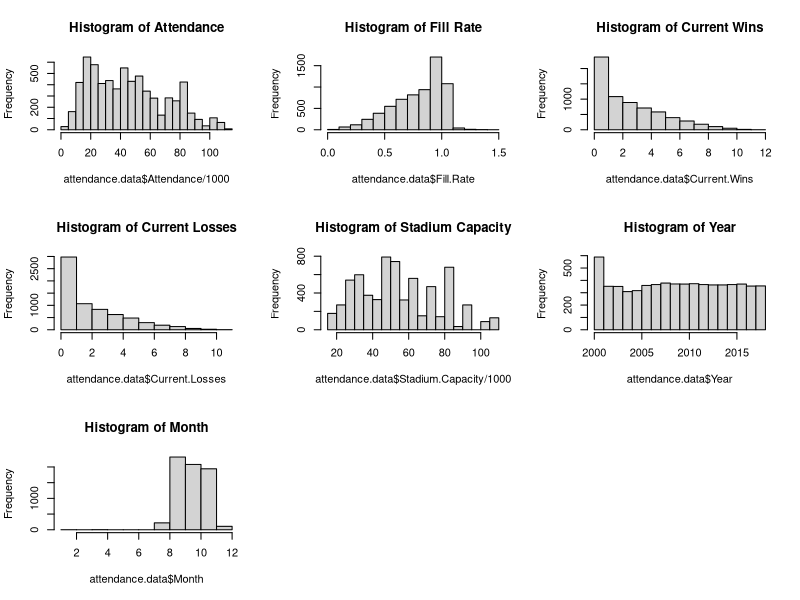
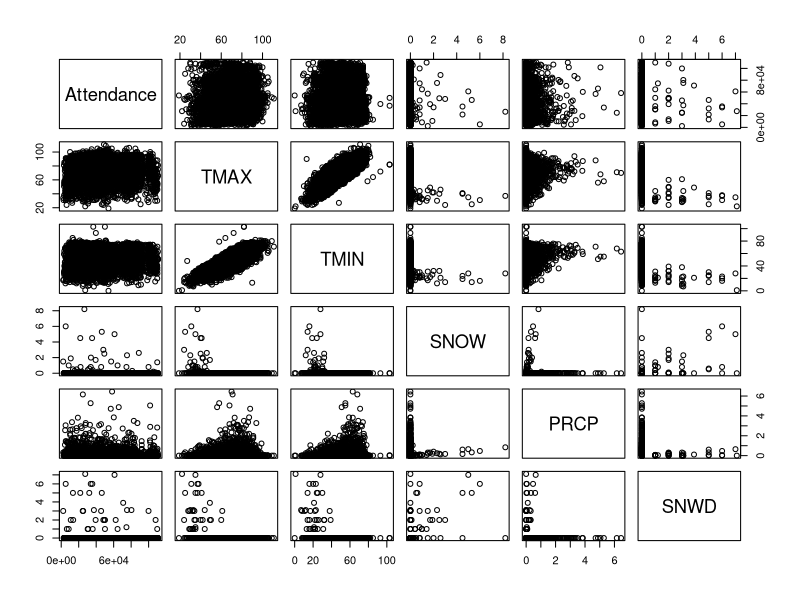
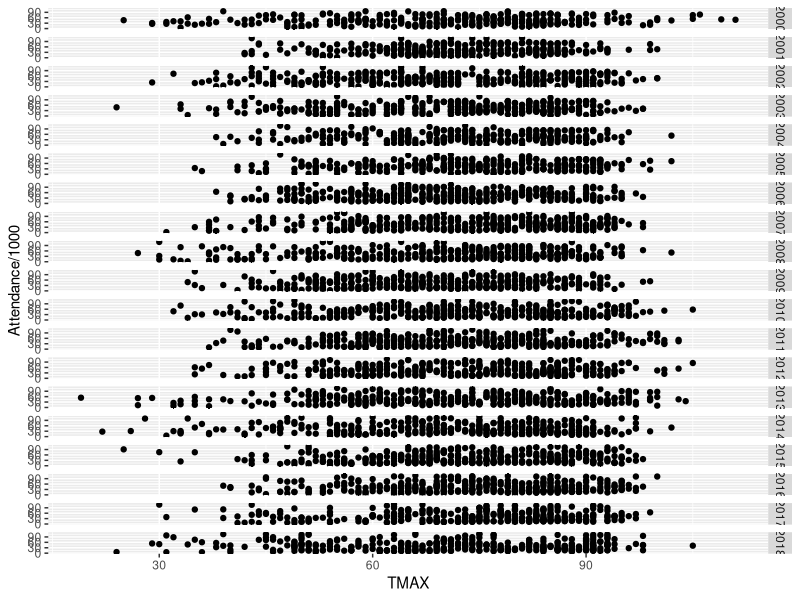
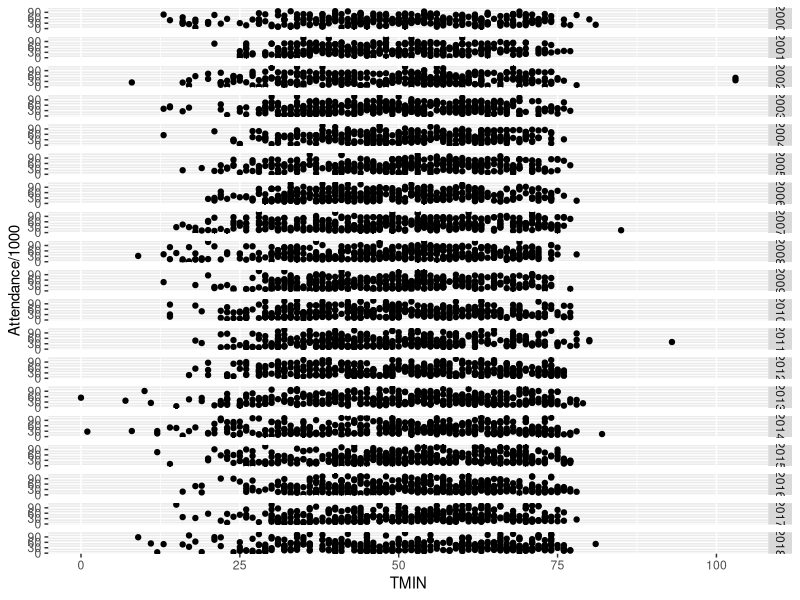
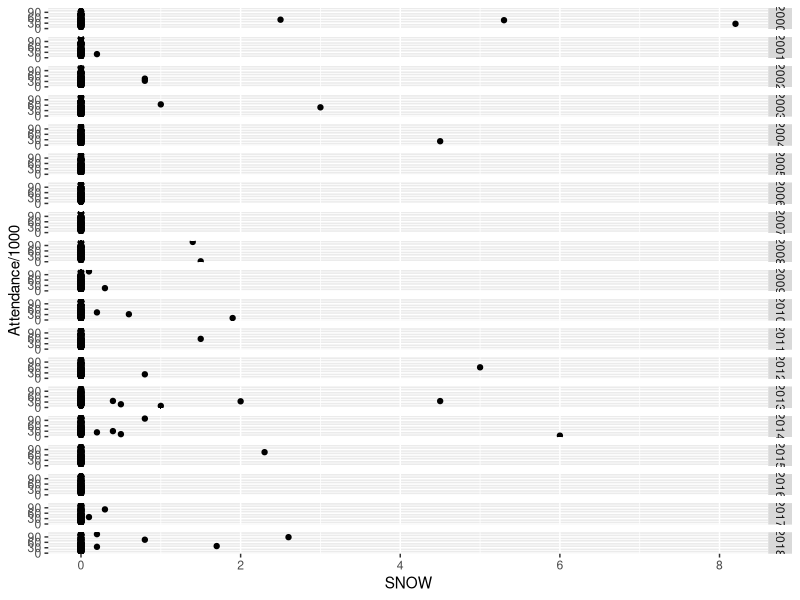
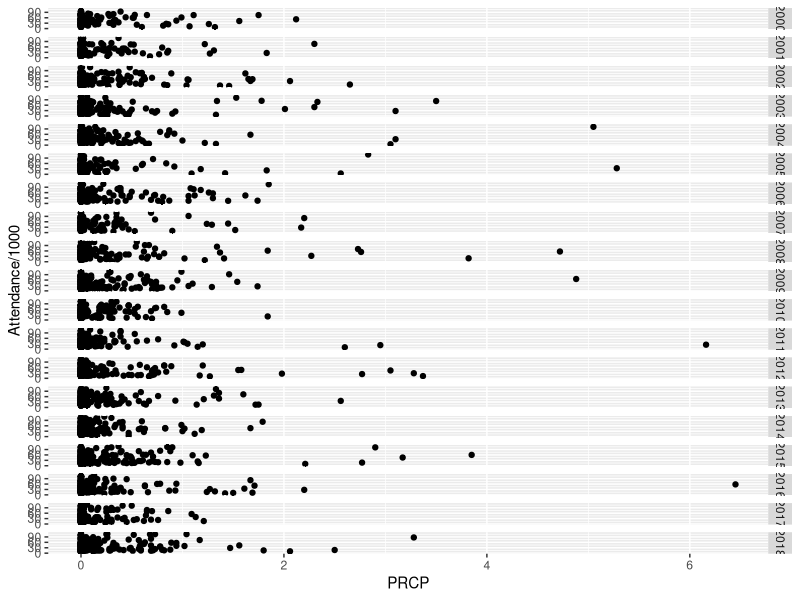
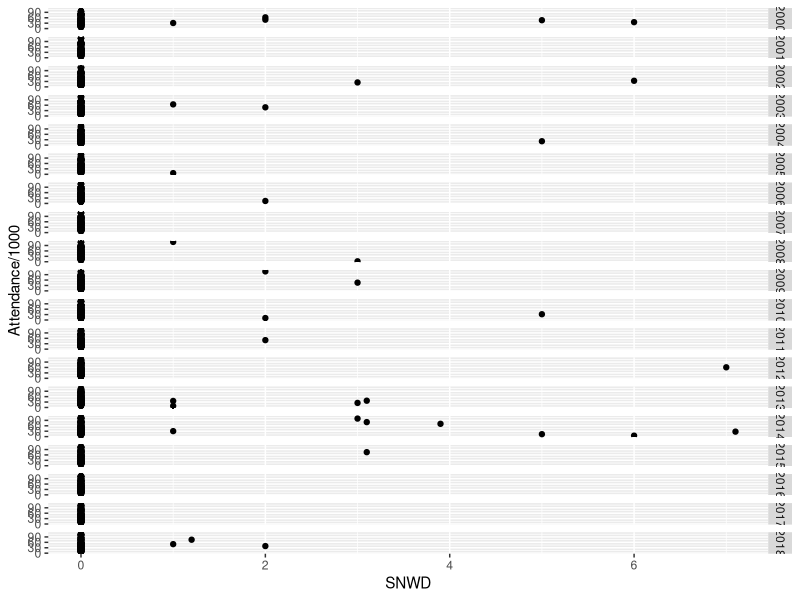
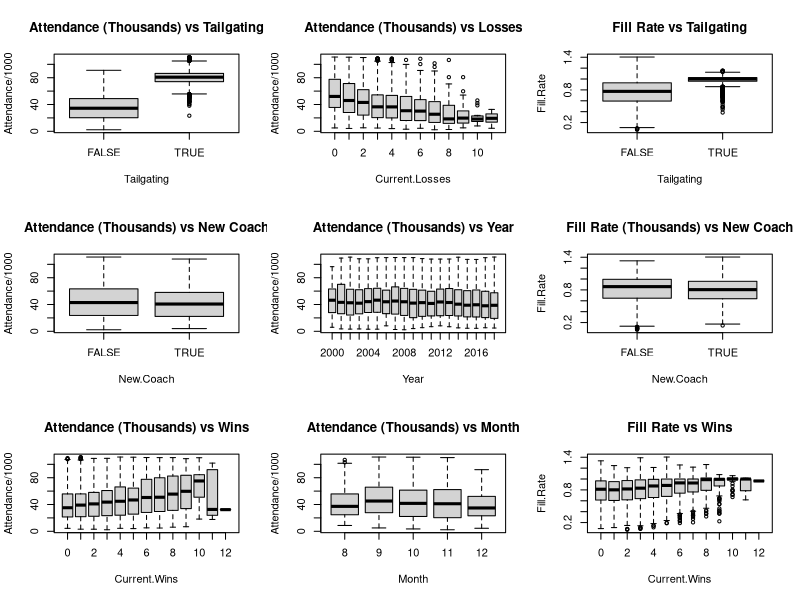

Source code (R) for these figures, in order:
## ---- chunk 1
# General set-up for the report.
# I find this useful, but you may improve upon, ignore, or remove
#  (possibly at your own peril).
# Tasks accomplished:
# Don't print out code
# Save results so that code blocks aren't re-run unless code
# changes (cache), _or_ a relevant earlier code block changed (autodep),
# don't clutter R output with messages or warnings (message, warning)
library(MASS)
library(knitr)
library(tidyverse)
library(dplyr)
library(ggthemes)
library(gridExtra)
library(ggplot2)
opts_chunk$set(echo=FALSE,
               cache=TRUE, autodep=TRUE,
               message=FALSE, warning=FALSE)
# Turn off meaningless clutter in summary() output
options(show.signif.stars=FALSE)
## ---- chunk 2
attendance.data = read.csv("CFBeattendance.csv")
newtime = str_split(attendance.data$Time, ":")
## ---- chunk 3
quantile(attendance.data$Attendance, c(0.25, 0.5, 0.75), type = 1, na.rm = TRUE)
quantile(attendance.data$Stadium.Capacity, c(0.25, 0.5, 0.75), type = 1, na.rm = TRUE)
## ---- chunk 4
par(mfrow = c(3,3))
hist(attendance.data$Attendance/1000, breaks = 24,
     main = "Histogram of Attendance")
hist(attendance.data$Fill.Rate, main = "Histogram of Fill Rate")
hist(attendance.data$Current.Wins, main = "Histogram of Current Wins")
hist(attendance.data$Current.Losses, main = "Histogram of Current Losses")
hist(attendance.data$Stadium.Capacity/1000, main = "Histogram of Stadium Capacity")
hist(attendance.data$Year, main = "Histogram of Year")
hist(attendance.data$Month, main = "Histogram of Month")
## ---- chunk 5
attendance.data = attendance.data[-c(5436,5443,5450,5457, 4522, 4524, 4526, 4528, 4530, 4532),]
## ---- chunk 6
attendance.data[4424, 24] = 12

attendance.data$Conference[which(attendance.data$Team=="Oregon State")] = "Pac-12"

attendance.data$Conference[which(attendance.data$Team=="USC")] = "Pac-12"

rutgers = attendance.data[which(attendance.data$Team=="Rutgers"),]
yr = 2000
while(yr<2013){
        rutgers$Conference[which(rutgers$Year==yr)] = "Big East"
        yr = yr+1
}
attendance.data$Conference[which(attendance.data$Team=="Rutgers")] = rutgers$Conference

boston_college = attendance.data[which(attendance.data$Team=="Boston College"),]
yr = 2000
while(yr<2005){
        boston_college$Conference[which(boston_college$Year==yr)] = "Big East"
        yr = yr+1
}
attendance.data$Conference[which(attendance.data$Team=="Boston College")] = boston_college$Conference

smu = attendance.data[which(attendance.data$Team=="SMU"),]
yr = 2005
while(yr<2013){
        smu$Conference[which(smu$Year==yr)] = "CUSA"
        yr = yr+1
}
attendance.data$Conference[which(attendance.data$Team=="SMU")] = smu$Conference

south_alabama = attendance.data[which(attendance.data$Team=="South Alabama"),]
yr = 2013
while(yr<2019){
        south_alabama$Conference[which(south_alabama$Year==yr)] = "Sun Belt"
        yr = yr+1
}
attendance.data$Conference[which(attendance.data$Team=="South Alabama")] = south_alabama$Conference

west_virginia = attendance.data[which(attendance.data$Team=="West Virginia"),]
yr = 2000
while(yr<2012){
        west_virginia$Conference[which(west_virginia$Year==yr)] = "Big East"
        yr = yr+1
}
attendance.data$Conference[which(attendance.data$Team=="West Virginia")] = west_virginia$Conference

memphis = attendance.data[which(attendance.data$Team=="Memphis"),]
memphis$Conference[which(memphis$Year==2013)] = "AAC"
attendance.data$Conference[which(attendance.data$Team=="Memphis")] = memphis$Conference

mid_tennessee = attendance.data[which(attendance.data$Team=="Middle Tennessee"),]
mid_tennessee$Conference[which(mid_tennessee$Year==2001)] = "Sun Belt"
attendance.data$Conference[which(attendance.data$Team=="Middle Tennessee")] = mid_tennessee$Conference

byu = attendance.data[which(attendance.data$Team=="BYU"),]
byu$Conference[which(byu$Year==2011)] = "Independent"
attendance.data$Conference[which(attendance.data$Team=="BYU")] = byu$Conference

fiu = attendance.data[which(attendance.data$Team=="FIU"),]
yr = 2002
while(yr<2005){
        fiu$Conference[which(fiu$Year==yr)] = "FCS"
        yr = yr+1
}
attendance.data$Conference[which(attendance.data$Team=="FIU")] = fiu$Conference

georgia_st = attendance.data[which(attendance.data$Team=="Georgia State"),]
yr = 2011
while(yr<2013){
        georgia_st$Conference[which(georgia_st$Year==yr)] = "FCS"
        yr = yr+1
}
attendance.data$Conference[which(attendance.data$Team=="Georgia State")] = georgia_st$Conference
## ---- chunk 7
pairs(Attendance~TMAX+TMIN+SNOW+PRCP+SNWD, data=attendance.data) #weather
## ---- chunk 8
TemMax_Year <- ggplot(attendance.data, aes(x=TMAX, y=Attendance/1000)) + geom_point()
TemMax_Year + facet_grid(attendance.data$Year)

TemMin_Year <- ggplot(attendance.data, aes(x=TMIN, y=Attendance/1000)) + geom_point()
TemMin_Year + facet_grid(attendance.data$Year)

Snow_Year <- ggplot(attendance.data, aes(x=SNOW, y=Attendance/1000)) + geom_point()
Snow_Year + facet_grid(attendance.data$Year)

Prcp_Year <- ggplot(attendance.data, aes(x=PRCP, y=Attendance/1000)) + geom_point()
Prcp_Year + facet_grid(attendance.data$Year)

Snwd_Year <- ggplot(attendance.data, aes(x=SNWD, y=Attendance/1000)) + geom_point()
Snwd_Year + facet_grid(attendance.data$Year)
## ---- chunk 9

boxplot(Attendance/1000~Tailgating,data=attendance.data,
        main = "Attendance (Thousands) vs Tailgating")
boxplot(Attendance/1000~New.Coach,data=attendance.data,
        main = "Attendance (Thousands) vs New Coach")
boxplot(Attendance/1000~Current.Wins,data=attendance.data,
        main = "Attendance (Thousands) vs Wins")
boxplot(Attendance/1000~Current.Losses,data=attendance.data,
        main = "Attendance (Thousands) vs Losses")
boxplot(Attendance/1000~Year, notch=FALSE, varwidth=FALSE, data=attendance.data,
        main = "Attendance (Thousands) vs Year")
boxplot(Attendance/1000~Month,data=attendance.data,
        main = "Attendance (Thousands) vs Month")

boxplot(Fill.Rate~Tailgating,data=attendance.data,
        main = "Fill Rate vs Tailgating")
boxplot(Fill.Rate~New.Coach,data=attendance.data,
        main = "Fill Rate (Thousands) vs New Coach")
boxplot(Fill.Rate~Current.Wins,data=attendance.data,
        main = "Fill Rate vs Wins")
boxplot(Fill.Rate~Current.Losses,data=attendance.data,
        main = "Fill Rate vs Losses")
boxplot(Fill.Rate~Year, notch=FALSE, varwidth=FALSE, data=attendance.data,
        main = "Fill Rate vs Year")
boxplot(Fill.Rate~Month,data=attendance.data,
        main = "Fill Rate vs Month")
